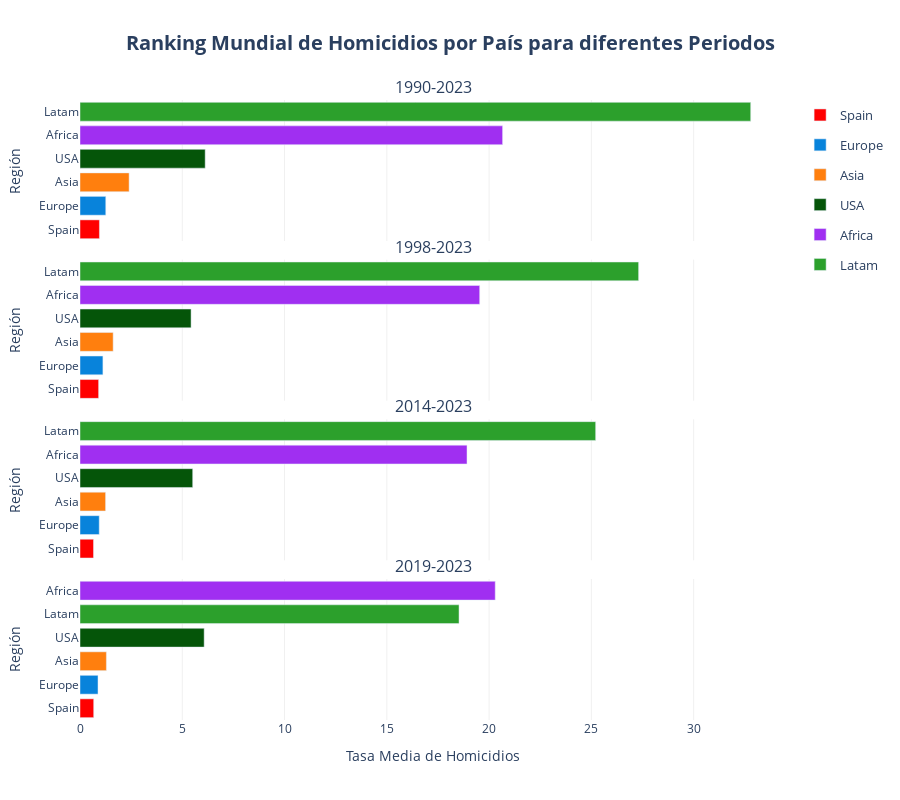

Here is the notebook cell this chart was saved with:
### Code cell
barplot(
    df = df_ranking_combined['region'], 
    x='mean_homicides_rate', 
    y='Region_2', 
    height=800,
    orientation='h', 
    color='Region_2',
    facet_col='Periodo',
    cols_wrap=1, 
    vertical_spacing = 0.03,
    color_discrete_map=COLOR_MAP['Region_2'], 
    hover_data=HOVER_DATA['ranking_region'], 
    labels=LABELS['ranking'],
    hovertemplate=HOVER_TEMPLATES['ranking_region'],
    title=f"Ranking Mundial de Homicidios por País para diferentes Periodos",
    plot_save_path=os.path.join(PROJECT_PATH, 'plots', PLOT_FILENAME['ranking_region']), 
    show=True
    )

### Figure 1 — Plotly figure (JSON) as saved in the notebook; plotly's stock layout.template omitted (floating-point values rounded to 4 significant figures)
{"data": [{"cliponaxis": false, "hovertemplate": "<b style='font-size: 14px'>%{y}</b><br><br><b>Tasa Media de Homicidios:</b> %{x:.2f}<br><extra></extra>", "legendgroup": "Spain", "marker": {"color": "#FF0000", "pattern": {"shape": ""}}, "name": "Spain", "orientation": "h", "showlegend": true, "textangle": 0, "textfont": {"size": 12}, "textposition": "outside", "type": "bar", "x": [0.95], "xaxis": "x", "y": ["Spain"], "yaxis": "y"}, {"cliponaxis": false, "hovertemplate": "<b style='font-size: 14px'>%{y}</b><br><br><b>Tasa Media de Homicidios:</b> %{x:.2f}<br><extra></extra>", "legendgroup": "Europe", "marker": {"color": "#0883db", "pattern": {"shape": ""}}, "name": "Europe", "orientation": "h", "showlegend": true, "textangle": 0, "textfont": {"size": 12}, "textposition": "outside", "type": "bar", "x": [1.26], "xaxis": "x", "y": ["Europe"], "yaxis": "y"}, {"cliponaxis": false, "hovertemplate": "<b style='font-size: 14px'>%{y}</b><br><br><b>Tasa Media de Homicidios:</b> %{x:.2f}<br><extra></extra>", "legendgroup": "Asia", "marker": {"color": "#ff7f0e", "pattern": {"shape": ""}}, "name": "Asia", "orientation": "h", "showlegend": true, "textangle": 0, "textfont": {"size": 12}, "textposition": "outside", "type": "bar", "x": [2.4], "xaxis": "x", "y": ["Asia"], "yaxis": "y"}, {"cliponaxis": false, "hovertemplate": "<b style='font-size: 14px'>%{y}</b><br><br><b>Tasa Media de Homicidios:</b> %{x:.2f}<br><extra></extra>", "legendgroup": "USA", "marker": {"color": "#055509", "pattern": {"shape": ""}}, "name": "USA", "orientation": "h", "showlegend": true, "textangle": 0, "textfont": {"size": 12}, "textposition": "outside", "type": "bar", "x": [6.12], "xaxis": "x", "y": ["USA"], "yaxis": "y"}, {"cliponaxis": false, "hovertemplate": "<b style='font-size: 14px'>%{y}</b><br><br><b>Tasa Media de Homicidios:</b> %{x:.2f}<br><extra></extra>", "legendgroup": "Africa", "marker": {"color": "#a02ff1", "pattern": {"shape": ""}}, "name": "Africa", "orientation": "h", "showlegend": true, "textangle": 0, "textfont": {"size": 12}, "textposition": "outside", "type": "bar", "x": [20.66], "xaxis": "x", "y": ["Africa"], "yaxis": "y"}, {"cliponaxis": false, "hovertemplate": "<b style='font-size: 14px'>%{y}</b><br><br><b>Tasa Media de Homicidios:</b> %{x:.2f}<br><extra></extra>", "legendgroup": "Latam", "marker": {"color": "#2ca02c", "pattern": {"shape": ""}}, "name": "Latam", "orientation": "h", "showlegend": true, "textangle": 0, "textfont": {"size": 12}, "textposition": "outside", "type": "bar", "x": [32.79], "xaxis": "x", "y": ["Latam"], "yaxis": "y"}, {"cliponaxis": false, "hovertemplate": "<b style='font-size: 14px'>%{y}</b><br><br><b>Tasa Media de Homicidios:</b> %{x:.2f}<br><extra></extra>", "legendgroup": "Spain", "marker": {"color": "#FF0000", "pattern": {"shape": ""}}, "name": "Spain", "orientation": "h", "showlegend": false, "textangle": 0, "textfont": {"size": 12}, "textposition": "outside", "type": "bar", "x": [0.91], "xaxis": "x2", "y": ["Spain"], "yaxis": "y2"}, {"cliponaxis": false, "hovertemplate": "<b style='font-size: 14px'>%{y}</b><br><br><b>Tasa Media de Homicidios:</b> %{x:.2f}<br><extra></extra>", "legendgroup": "Europe", "marker": {"color": "#0883db", "pattern": {"shape": ""}}, "name": "Europe", "orientation": "h", "showlegend": false, "textangle": 0, "textfont": {"size": 12}, "textposition": "outside", "type": "bar", "x": [1.12], "xaxis": "x2", "y": ["Europe"], "yaxis": "y2"}, {"cliponaxis": false, "hovertemplate": "<b style='font-size: 14px'>%{y}</b><br><br><b>Tasa Media de Homicidios:</b> %{x:.2f}<br><extra></extra>", "legendgroup": "Asia", "marker": {"color": "#ff7f0e", "pattern": {"shape": ""}}, "name": "Asia", "orientation": "h", "showlegend": false, "textangle": 0, "textfont": {"size": 12}, "textposition": "outside", "type": "bar", "x": [1.62], "xaxis": "x2", "y": ["Asia"], "yaxis": "y2"}, {"cliponaxis": false, "hovertemplate": "<b style='font-size: 14px'>%{y}</b><br><br><b>Tasa Media de Homicidios:</b> %{x:.2f}<br><extra></extra>", "legendgroup": "USA", "marker": {"color": "#055509", "pattern": {"shape": ""}}, "name": "USA", "orientation": "h", "showlegend": false, "textangle": 0, "textfont": {"size": 12}, "textposition": "outside", "type": "bar", "x": [5.43], "xaxis": "x2", "y": ["USA"], "yaxis": "y2"}, {"cliponaxis": false, "hovertemplate": "<b style='font-size: 14px'>%{y}</b><br><br><b>Tasa Media de Homicidios:</b> %{x:.2f}<br><extra></extra>", "legendgroup": "Africa", "marker": {"color": "#a02ff1", "pattern": {"shape": ""}}, "name": "Africa", "orientation": "h", "showlegend": false, "textangle": 0, "textfont": {"size": 12}, "textposition": "outside", "type": "bar", "x": [19.54], "xaxis": "x2", "y": ["Africa"], "yaxis": "y2"}, {"cliponaxis": false, "hovertemplate": "<b style='font-size: 14px'>%{y}</b><br><br><b>Tasa Media de Homicidios:</b> %{x:.2f}<br><extra></extra>", "legendgroup": "Latam", "marker": {"color": "#2ca02c", "pattern": {"shape": ""}}, "name": "Latam", "orientation": "h", "showlegend": false, "textangle": 0, "textfont": {"size": 12}, "textposition": "outside", "type": "bar", "x": [27.31], "xaxis": "x2", "y": ["Latam"], "yaxis": "y2"}, {"cliponaxis": false, "hovertemplate": "<b style='font-size: 14px'>%{y}</b><br><br><b>Tasa Media de Homicidios:</b> %{x:.2f}<br><extra></extra>", "legendgroup": "Spain", "marker": {"color": "#FF0000", "pattern": {"shape": ""}}, "name": "Spain", "orientation": "h", "showlegend": false, "textangle": 0, "textfont": {"size": 12}, "textposition": "outside", "type": "bar", "x": [0.66], "xaxis": "x3", "y": ["Spain"], "yaxis": "y3"}, {"cliponaxis": false, "hovertemplate": "<b style='font-size: 14px'>%{y}</b><br><br><b>Tasa Media de Homicidios:</b> %{x:.2f}<br><extra></extra>", "legendgroup": "Europe", "marker": {"color": "#0883db", "pattern": {"shape": ""}}, "name": "Europe", "orientation": "h", "showlegend": false, "textangle": 0, "textfont": {"size": 12}, "textposition": "outside", "type": "bar", "x": [0.94], "xaxis": "x3", "y": ["Europe"], "yaxis": "y3"}, {"cliponaxis": false, "hovertemplate": "<b style='font-size: 14px'>%{y}</b><br><br><b>Tasa Media de Homicidios:</b> %{x:.2f}<br><extra></extra>", "legendgroup": "Asia", "marker": {"color": "#ff7f0e", "pattern": {"shape": ""}}, "name": "Asia", "orientation": "h", "showlegend": false, "textangle": 0, "textfont": {"size": 12}, "textposition": "outside", "type": "bar", "x": [1.25], "xaxis": "x3", "y": ["Asia"], "yaxis": "y3"}, {"cliponaxis": false, "hovertemplate": "<b style='font-size: 14px'>%{y}</b><br><br><b>Tasa Media de Homicidios:</b> %{x:.2f}<br><extra></extra>", "legendgroup": "USA", "marker": {"color": "#055509", "pattern": {"shape": ""}}, "name": "USA", "orientation": "h", "showlegend": false, "textangle": 0, "textfont": {"size": 12}, "textposition": "outside", "type": "bar", "x": [5.51], "xaxis": "x3", "y": ["USA"], "yaxis": "y3"}, {"cliponaxis": false, "hovertemplate": "<b style='font-size: 14px'>%{y}</b><br><br><b>Tasa Media de Homicidios:</b> %{x:.2f}<br><extra></extra>", "legendgroup": "Africa", "marker": {"color": "#a02ff1", "pattern": {"shape": ""}}, "name": "Africa", "orientation": "h", "showlegend": false, "textangle": 0, "textfont": {"size": 12}, "textposition": "outside", "type": "bar", "x": [18.92], "xaxis": "x3", "y": ["Africa"], "yaxis": "y3"}, {"cliponaxis": false, "hovertemplate": "<b style='font-size: 14px'>%{y}</b><br><br><b>Tasa Media de Homicidios:</b> %{x:.2f}<br><extra></extra>", "legendgroup": "Latam", "marker": {"color": "#2ca02c", "pattern": {"shape": ""}}, "name": "Latam", "orientation": "h", "showlegend": false, "textangle": 0, "textfont": {"size": 12}, "textposition": "outside", "type": "bar", "x": [25.21], "xaxis": "x3", "y": ["Latam"], "yaxis": "y3"}, {"cliponaxis": false, "hovertemplate": "<b style='font-size: 14px'>%{y}</b><br><br><b>Tasa Media de Homicidios:</b> %{x:.2f}<br><extra></extra>", "legendgroup": "Spain", "marker": {"color": "#FF0000", "pattern": {"shape": ""}}, "name": "Spain", "orientation": "h", "showlegend": false, "textangle": 0, "textfont": {"size": 12}, "textposition": "outside", "type": "bar", "x": [0.67], "xaxis": "x4", "y": ["Spain"], "yaxis": "y4"}, {"cliponaxis": false, "hovertemplate": "<b style='font-size: 14px'>%{y}</b><br><br><b>Tasa Media de Homicidios:</b> %{x:.2f}<br><extra></extra>", "legendgroup": "Europe", "marker": {"color": "#0883db", "pattern": {"shape": ""}}, "name": "Europe", "orientation": "h", "showlegend": false, "textangle": 0, "textfont": {"size": 12}, "textposition": "outside", "type": "bar", "x": [0.88], "xaxis": "x4", "y": ["Europe"], "yaxis": "y4"}, {"cliponaxis": false, "hovertemplate": "<b style='font-size: 14px'>%{y}</b><br><br><b>Tasa Media de Homicidios:</b> %{x:.2f}<br><extra></extra>", "legendgroup": "Asia", "marker": {"color": "#ff7f0e", "pattern": {"shape": ""}}, "name": "Asia", "orientation": "h", "showlegend": false, "textangle": 0, "textfont": {"size": 12}, "textposition": "outside", "type": "bar", "x": [1.29], "xaxis": "x4", "y": ["Asia"], "yaxis": "y4"}, {"cliponaxis": false, "hovertemplate": "<b style='font-size: 14px'>%{y}</b><br><br><b>Tasa Media de Homicidios:</b> %{x:.2f}<br><extra></extra>", "legendgroup": "USA", "marker": {"color": "#055509", "pattern": {"shape": ""}}, "name": "USA", "orientation": "h", "showlegend": false, "textangle": 0, "textfont": {"size": 12}, "textposition": "outside", "type": "bar", "x": [6.07], "xaxis": "x4", "y": ["USA"], "yaxis": "y4"}, {"cliponaxis": false, "hovertemplate": "<b style='font-size: 14px'>%{y}</b><br><br><b>Tasa Media de Homicidios:</b> %{x:.2f}<br><extra></extra>", "legendgroup": "Latam", "marker": {"color": "#2ca02c", "pattern": {"shape": ""}}, "name": "Latam", "orientation": "h", "showlegend": false, "textangle": 0, "textfont": {"size": 12}, "textposition": "outside", "type": "bar", "x": [18.53], "xaxis": "x4", "y": ["Latam"], "yaxis": "y4"}, {"cliponaxis": false, "hovertemplate": "<b style='font-size: 14px'>%{y}</b><br><br><b>Tasa Media de Homicidios:</b> %{x:.2f}<br><extra></extra>", "legendgroup": "Africa", "marker": {"color": "#a02ff1", "pattern": {"shape": ""}}, "name": "Africa", "orientation": "h", "showlegend": false, "textangle": 0, "textfont": {"size": 12}, "textposition": "outside", "type": "bar", "x": [20.3], "xaxis": "x4", "y": ["Africa"], "yaxis": "y4"}], "layout": {"annotations": [{"font": {"size": 16}, "showarrow": false, "text": "1990-2023", "x": 0.5, "xanchor": "center", "xref": "paper", "y": 1, "yanchor": "bottom", "yref": "paper"}, {"font": {"size": 16}, "showarrow": false, "text": "1998-2023", "x": 0.5, "xanchor": "center", "xref": "paper", "y": 0.7425, "yanchor": "bottom", "yref": "paper"}, {"font": {"size": 16}, "showarrow": false, "text": "2014-2023", "x": 0.5, "xanchor": "center", "xref": "paper", "y": 0.485, "yanchor": "bottom", "yref": "paper"}, {"font": {"size": 16}, "showarrow": false, "text": "2019-2023", "x": 0.5, "xanchor": "center", "xref": "paper", "y": 0.2275, "yanchor": "bottom", "yref": "paper"}], "height": 800, "legend": {"font": {"size": 13}, "title": {"font": {"size": 15}}}, "plot_bgcolor": "white", "title": {"font": {"size": 20}, "text": "<b>Ranking Mundial de Homicidios por País para diferentes Periodos</b>", "x": 0.5, "xanchor": "center"}, "xaxis": {"anchor": "y", "domain": [0, 1], "gridcolor": "#f0f0f0", "matches": "x4", "showgrid": true, "showticklabels": false, "tickfont": {"size": 12}, "title": {"font": {"size": 14}}}, "xaxis2": {"anchor": "y2", "domain": [0, 1], "gridcolor": "#f0f0f0", "matches": "x4", "showgrid": true, "showticklabels": false, "tickfont": {"size": 12}, "title": {"font": {"size": 14}}}, "xaxis3": {"anchor": "y3", "domain": [0, 1], "gridcolor": "#f0f0f0", "matches": "x4", "showgrid": true, "showticklabels": false, "tickfont": {"size": 12}, "title": {"font": {"size": 14}}}, "xaxis4": {"anchor": "y4", "domain": [0, 1], "gridcolor": "#f0f0f0", "showgrid": true, "tickfont": {"size": 12}, "title": {"font": {"size": 14}, "text": "Tasa Media de Homicidios"}}, "yaxis": {"anchor": "x", "automargin": true, "categoryarray": ["Spain", "Europe", "Asia", "USA", "Africa", "Latam"], "categoryorder": "array", "domain": [0.7725, 1], "showgrid": false, "tickfont": {"size": 12}, "tickmode": "array", "ticktext": ["Spain", "Europe", "Asia", "USA", "Africa", "Latam"], "tickvals": ["Spain", "Europe", "Asia", "USA", "Africa", "Latam"], "title": {"font": {"size": 14}, "text": "Región"}, "type": "category"}, "yaxis2": {"anchor": "x2", "automargin": true, "categoryarray": ["Spain", "Europe", "Asia", "USA", "Africa", "Latam"], "categoryorder": "array", "domain": [0.515, 0.7425], "showgrid": false, "tickfont": {"size": 12}, "tickmode": "array", "ticktext": ["Spain", "Europe", "Asia", "USA", "Africa", "Latam"], "tickvals": ["Spain", "Europe", "Asia", "USA", "Africa", "Latam"], "title": {"font": {"size": 14}, "text": "Región"}, "type": "category"}, "yaxis3": {"anchor": "x3", "automargin": true, "categoryarray": ["Spain", "Europe", "Asia", "USA", "Africa", "Latam"], "categoryorder": "array", "domain": [0.2575, 0.485], "showgrid": false, "tickfont": {"size": 12}, "tickmode": "array", "ticktext": ["Spain", "Europe", "Asia", "USA", "Africa", "Latam"], "tickvals": ["Spain", "Europe", "Asia", "USA", "Africa", "Latam"], "title": {"font": {"size": 14}, "text": "Región"}, "type": "category"}, "yaxis4": {"anchor": "x4", "automargin": true, "categoryarray": ["Spain", "Europe", "Asia", "USA", "Latam", "Africa"], "categoryorder": "array", "domain": [0, 0.2275], "showgrid": false, "tickfont": {"size": 12}, "tickmode": "array", "ticktext": ["Spain", "Europe", "Asia", "USA", "Latam", "Africa"], "tickvals": ["Spain", "Europe", "Asia", "USA", "Latam", "Africa"], "title": {"font": {"size": 14}, "text": "Región"}, "type": "category"}}}
